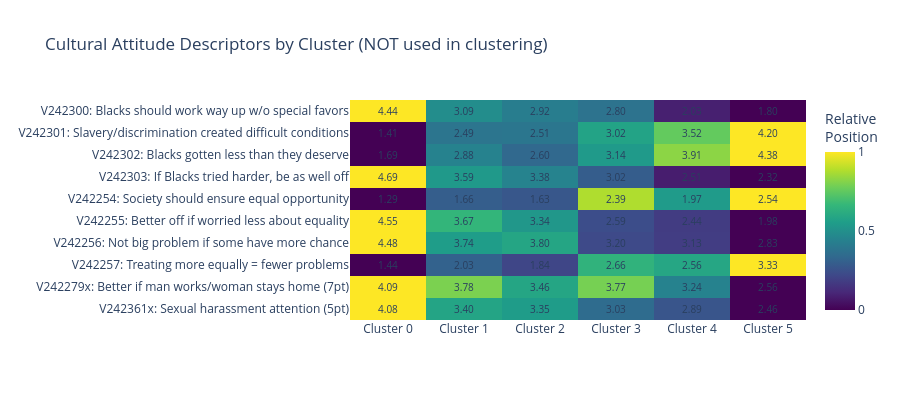

Here is the notebook cell this chart was saved with:
### Markdown cell above
## 6. Descriptor Profiles -- Cultural Attitudes

These variables were deliberately **excluded** from clustering because they measure cultural identity, racial attitudes, and egalitarian values rather than specific policy preferences. They are reported here for interpretation.

### Code cell
# ============================================================
# Cultural Attitude Descriptors -- NOT used in clustering
# ============================================================

descriptor_domains = {
    'Racial Resentment (1=Agree strongly..5=Disagree strongly)': {
        'V242300': 'Blacks should work way up w/o special favors',
        'V242301': 'Slavery/discrimination created difficult conditions',
        'V242302': 'Blacks gotten less than they deserve',
        'V242303': 'If Blacks tried harder, be as well off',
    },
    'Egalitarianism (1=Agree strongly..5=Disagree strongly)': {
        'V242254': 'Society should ensure equal opportunity',
        'V242255': 'Better off if worried less about equality',
        'V242256': 'Not big problem if some have more chance',
        'V242257': 'Treating more equally = fewer problems',
    },
    'Gender & Social Attitudes': {
        'V242279x': 'Better if man works/woman stays home (7pt)',
        'V242361x': 'Sexual harassment attention (5pt)',
    },
}

for domain_name, vars_dict in descriptor_domains.items():
    print(f"\n{'='*80}")
    print(f"  {domain_name}")
    print(f"{'='*80}")

    header = "    " + "  ".join([f"{'C'+str(i):>8}" for i in range(optimal_k)])
    print(header)

    for var, label in vars_dict.items():
        if var not in anes_imputed.columns:
            continue
        means = []
        for cid in range(optimal_k):
            cd = anes_imputed[anes_imputed['cluster'] == cid]
            m = wmean(cd, var)
            means.append(f"{m:.2f}")

        values = "    " + "  ".join([f"{m:>8}" for m in means])
        print(f"\n  {label}")
        print(values)

# ============================================================
# Descriptor Heatmap
# ============================================================

desc_rows = []
desc_labels = []

for domain_name, vars_dict in descriptor_domains.items():
    for var, label in vars_dict.items():
        if var not in anes_imputed.columns:
            continue
        row = []
        for cid in range(optimal_k):
            cd = anes_imputed[anes_imputed['cluster'] == cid]
            m = wmean(cd, var)
            row.append(round(m, 2) if not np.isnan(m) else 0)
        desc_rows.append(row)
        desc_labels.append(f"{var}: {label}")

if desc_rows:
    z_desc = np.array(desc_rows)

    # Normalize rows
    z_desc_norm = np.zeros_like(z_desc, dtype=float)
    for i in range(z_desc.shape[0]):
        rmin, rmax = z_desc[i].min(), z_desc[i].max()
        if rmax > rmin:
            z_desc_norm[i] = (z_desc[i] - rmin) / (rmax - rmin)
        else:
            z_desc_norm[i] = 0.5

    # Annotations
    desc_annotations = []
    for i, row in enumerate(z_desc):
        for j, val in enumerate(row):
            desc_annotations.append(
                dict(x=x_labels[j], y=desc_labels[i], text=f"{val:.2f}",
                     showarrow=False, font=dict(size=10))
            )

    fig = go.Figure(data=go.Heatmap(
        z=z_desc_norm,
        x=x_labels,
        y=desc_labels,
        colorscale='viridis',
        zmid=0.5,
        zmin=0, zmax=1,
        showscale=True,
        colorbar=dict(title='Relative<br>Position'),
    ))
    fig.update_layout(
        title='Cultural Attitude Descriptors by Cluster (NOT used in clustering)',
        height=max(400, len(desc_labels) * 35),
        width=900,
        yaxis=dict(autorange='reversed'),
        annotations=desc_annotations,
        margin=dict(l=350),
    )
    fig.show()

### Figure 1 — Plotly figure (JSON) as saved in the notebook; plotly's stock layout.template omitted (floating-point values rounded to 4 significant figures)
{"data": [{"colorbar": {"title": {"text": "Relative<br>Position"}}, "colorscale": [[0, "#440154"], [0.1111, "#482878"], [0.2222, "#3e4989"], [0.3333, "#31688e"], [0.4444, "#26828e"], [0.5556, "#1f9e89"], [0.6667, "#35b779"], [0.7778, "#6ece58"], [0.8889, "#b5de2b"], [1, "#fde725"]], "showscale": true, "type": "heatmap", "x": ["Cluster 0", "Cluster 1", "Cluster 2", "Cluster 3", "Cluster 4", "Cluster 5"], "y": ["V242300: Blacks should work way up w/o special favors", "V242301: Slavery/discrimination created difficult conditions", "V242302: Blacks gotten less than they deserve", "V242303: If Blacks tried harder, be as well off", "V242254: Society should ensure equal opportunity", "V242255: Better off if worried less about equality", "V242256: Not big problem if some have more chance", "V242257: Treating more equally = fewer problems", "V242279x: Better if man works/woman stays home (7pt)", "V242361x: Sexual harassment attention (5pt)"], "z": [[1.0, 0.4886, 0.4242, 0.3788, 0.08712, 0.0], [0.0, 0.3871, 0.3943, 0.5771, 0.7563, 1.0], [0.0, 0.4424, 0.3383, 0.539, 0.8253, 1.0], [1.0, 0.5359, 0.4473, 0.2954, 0.08017, 0.0], [0.0, 0.296, 0.272, 0.88, 0.544, 1.0], [1.0, 0.6576, 0.5292, 0.2374, 0.179, 0.0], [1.0, 0.5515, 0.5879, 0.2242, 0.1818, 0.0], [0.0, 0.3122, 0.2116, 0.6455, 0.5926, 1.0], [1.0, 0.7974, 0.5882, 0.7908, 0.4444, 0.0], [1.0, 0.5802, 0.5494, 0.3519, 0.2654, 0.0]], "zmax": 1, "zmid": 0.5, "zmin": 0}], "layout": {"annotations": [{"font": {"size": 10}, "showarrow": false, "text": "4.44", "x": "Cluster 0", "y": "V242300: Blacks should work way up w/o special favors"}, {"font": {"size": 10}, "showarrow": false, "text": "3.09", "x": "Cluster 1", "y": "V242300: Blacks should work way up w/o special favors"}, {"font": {"size": 10}, "showarrow": false, "text": "2.92", "x": "Cluster 2", "y": "V242300: Blacks should work way up w/o special favors"}, {"font": {"size": 10}, "showarrow": false, "text": "2.80", "x": "Cluster 3", "y": "V242300: Blacks should work way up w/o special favors"}, {"font": {"size": 10}, "showarrow": false, "text": "2.03", "x": "Cluster 4", "y": "V242300: Blacks should work way up w/o special favors"}, {"font": {"size": 10}, "showarrow": false, "text": "1.80", "x": "Cluster 5", "y": "V242300: Blacks should work way up w/o special favors"}, {"font": {"size": 10}, "showarrow": false, "text": "1.41", "x": "Cluster 0", "y": "V242301: Slavery/discrimination created difficult conditions"}, {"font": {"size": 10}, "showarrow": false, "text": "2.49", "x": "Cluster 1", "y": "V242301: Slavery/discrimination created difficult conditions"}, {"font": {"size": 10}, "showarrow": false, "text": "2.51", "x": "Cluster 2", "y": "V242301: Slavery/discrimination created difficult conditions"}, {"font": {"size": 10}, "showarrow": false, "text": "3.02", "x": "Cluster 3", "y": "V242301: Slavery/discrimination created difficult conditions"}, {"font": {"size": 10}, "showarrow": false, "text": "3.52", "x": "Cluster 4", "y": "V242301: Slavery/discrimination created difficult conditions"}, {"font": {"size": 10}, "showarrow": false, "text": "4.20", "x": "Cluster 5", "y": "V242301: Slavery/discrimination created difficult conditions"}, {"font": {"size": 10}, "showarrow": false, "text": "1.69", "x": "Cluster 0", "y": "V242302: Blacks gotten less than they deserve"}, {"font": {"size": 10}, "showarrow": false, "text": "2.88", "x": "Cluster 1", "y": "V242302: Blacks gotten less than they deserve"}, {"font": {"size": 10}, "showarrow": false, "text": "2.60", "x": "Cluster 2", "y": "V242302: Blacks gotten less than they deserve"}, {"font": {"size": 10}, "showarrow": false, "text": "3.14", "x": "Cluster 3", "y": "V242302: Blacks gotten less than they deserve"}, {"font": {"size": 10}, "showarrow": false, "text": "3.91", "x": "Cluster 4", "y": "V242302: Blacks gotten less than they deserve"}, {"font": {"size": 10}, "showarrow": false, "text": "4.38", "x": "Cluster 5", "y": "V242302: Blacks gotten less than they deserve"}, {"font": {"size": 10}, "showarrow": false, "text": "4.69", "x": "Cluster 0", "y": "V242303: If Blacks tried harder, be as well off"}, {"font": {"size": 10}, "showarrow": false, "text": "3.59", "x": "Cluster 1", "y": "V242303: If Blacks tried harder, be as well off"}, {"font": {"size": 10}, "showarrow": false, "text": "3.38", "x": "Cluster 2", "y": "V242303: If Blacks tried harder, be as well off"}, {"font": {"size": 10}, "showarrow": false, "text": "3.02", "x": "Cluster 3", "y": "V242303: If Blacks tried harder, be as well off"}, {"font": {"size": 10}, "showarrow": false, "text": "2.51", "x": "Cluster 4", "y": "V242303: If Blacks tried harder, be as well off"}, {"font": {"size": 10}, "showarrow": false, "text": "2.32", "x": "Cluster 5", "y": "V242303: If Blacks tried harder, be as well off"}, {"font": {"size": 10}, "showarrow": false, "text": "1.29", "x": "Cluster 0", "y": "V242254: Society should ensure equal opportunity"}, {"font": {"size": 10}, "showarrow": false, "text": "1.66", "x": "Cluster 1", "y": "V242254: Society should ensure equal opportunity"}, {"font": {"size": 10}, "showarrow": false, "text": "1.63", "x": "Cluster 2", "y": "V242254: Society should ensure equal opportunity"}, {"font": {"size": 10}, "showarrow": false, "text": "2.39", "x": "Cluster 3", "y": "V242254: Society should ensure equal opportunity"}, {"font": {"size": 10}, "showarrow": false, "text": "1.97", "x": "Cluster 4", "y": "V242254: Society should ensure equal opportunity"}, {"font": {"size": 10}, "showarrow": false, "text": "2.54", "x": "Cluster 5", "y": "V242254: Society should ensure equal opportunity"}, {"font": {"size": 10}, "showarrow": false, "text": "4.55", "x": "Cluster 0", "y": "V242255: Better off if worried less about equality"}, {"font": {"size": 10}, "showarrow": false, "text": "3.67", "x": "Cluster 1", "y": "V242255: Better off if worried less about equality"}, {"font": {"size": 10}, "showarrow": false, "text": "3.34", "x": "Cluster 2", "y": "V242255: Better off if worried less about equality"}, {"font": {"size": 10}, "showarrow": false, "text": "2.59", "x": "Cluster 3", "y": "V242255: Better off if worried less about equality"}, {"font": {"size": 10}, "showarrow": false, "text": "2.44", "x": "Cluster 4", "y": "V242255: Better off if worried less about equality"}, {"font": {"size": 10}, "showarrow": false, "text": "1.98", "x": "Cluster 5", "y": "V242255: Better off if worried less about equality"}, {"font": {"size": 10}, "showarrow": false, "text": "4.48", "x": "Cluster 0", "y": "V242256: Not big problem if some have more chance"}, {"font": {"size": 10}, "showarrow": false, "text": "3.74", "x": "Cluster 1", "y": "V242256: Not big problem if some have more chance"}, {"font": {"size": 10}, "showarrow": false, "text": "3.80", "x": "Cluster 2", "y": "V242256: Not big problem if some have more chance"}, {"font": {"size": 10}, "showarrow": false, "text": "3.20", "x": "Cluster 3", "y": "V242256: Not big problem if some have more chance"}, {"font": {"size": 10}, "showarrow": false, "text": "3.13", "x": "Cluster 4", "y": "V242256: Not big problem if some have more chance"}, {"font": {"size": 10}, "showarrow": false, "text": "2.83", "x": "Cluster 5", "y": "V242256: Not big problem if some have more chance"}, {"font": {"size": 10}, "showarrow": false, "text": "1.44", "x": "Cluster 0", "y": "V242257: Treating more equally = fewer problems"}, {"font": {"size": 10}, "showarrow": false, "text": "2.03", "x": "Cluster 1", "y": "V242257: Treating more equally = fewer problems"}, {"font": {"size": 10}, "showarrow": false, "text": "1.84", "x": "Cluster 2", "y": "V242257: Treating more equally = fewer problems"}, {"font": {"size": 10}, "showarrow": false, "text": "2.66", "x": "Cluster 3", "y": "V242257: Treating more equally = fewer problems"}, {"font": {"size": 10}, "showarrow": false, "text": "2.56", "x": "Cluster 4", "y": "V242257: Treating more equally = fewer problems"}, {"font": {"size": 10}, "showarrow": false, "text": "3.33", "x": "Cluster 5", "y": "V242257: Treating more equally = fewer problems"}, {"font": {"size": 10}, "showarrow": false, "text": "4.09", "x": "Cluster 0", "y": "V242279x: Better if man works/woman stays home (7pt)"}, {"font": {"size": 10}, "showarrow": false, "text": "3.78", "x": "Cluster 1", "y": "V242279x: Better if man works/woman stays home (7pt)"}, {"font": {"size": 10}, "showarrow": false, "text": "3.46", "x": "Cluster 2", "y": "V242279x: Better if man works/woman stays home (7pt)"}, {"font": {"size": 10}, "showarrow": false, "text": "3.77", "x": "Cluster 3", "y": "V242279x: Better if man works/woman stays home (7pt)"}, {"font": {"size": 10}, "showarrow": false, "text": "3.24", "x": "Cluster 4", "y": "V242279x: Better if man works/woman stays home (7pt)"}, {"font": {"size": 10}, "showarrow": false, "text": "2.56", "x": "Cluster 5", "y": "V242279x: Better if man works/woman stays home (7pt)"}, {"font": {"size": 10}, "showarrow": false, "text": "4.08", "x": "Cluster 0", "y": "V242361x: Sexual harassment attention (5pt)"}, {"font": {"size": 10}, "showarrow": false, "text": "3.40", "x": "Cluster 1", "y": "V242361x: Sexual harassment attention (5pt)"}, {"font": {"size": 10}, "showarrow": false, "text": "3.35", "x": "Cluster 2", "y": "V242361x: Sexual harassment attention (5pt)"}, {"font": {"size": 10}, "showarrow": false, "text": "3.03", "x": "Cluster 3", "y": "V242361x: Sexual harassment attention (5pt)"}, {"font": {"size": 10}, "showarrow": false, "text": "2.89", "x": "Cluster 4", "y": "V242361x: Sexual harassment attention (5pt)"}, {"font": {"size": 10}, "showarrow": false, "text": "2.46", "x": "Cluster 5", "y": "V242361x: Sexual harassment attention (5pt)"}], "height": 400, "margin": {"l": 350}, "title": {"text": "Cultural Attitude Descriptors by Cluster (NOT used in clustering)"}, "width": 900, "yaxis": {"autorange": "reversed"}}}
